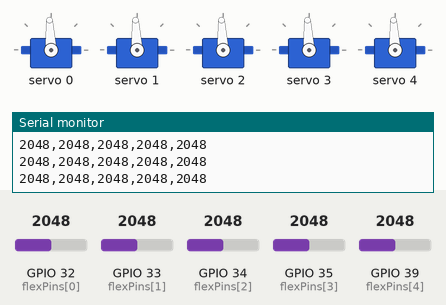
Simulated run of this sketch. Board: ESP32. On the bench: 5 × servo, the last lines printed to the serial monitor. Inputs (shaded band) come from the test bench; at power-on: GPIO 32 (flexPins[0]) = 2048, GPIO 33 (flexPins[1]) = 2048, GPIO 34 (flexPins[2]) = 2048, GPIO 35 (flexPins[3]) = 2048, GPIO 39 (flexPins[4]) = 2048.

Above: at 1.2 s.
1.3 s: GPIO 32 (flexPins[0]) set to 2540
At 2.5 s:
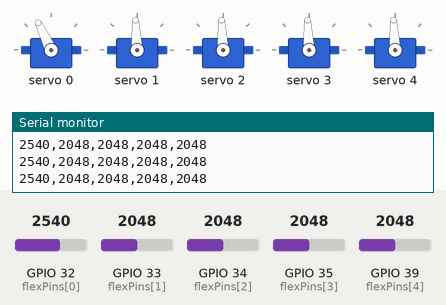
2.8 s: GPIO 33 (flexPins[1]) set to 2540
At 4.0 s:
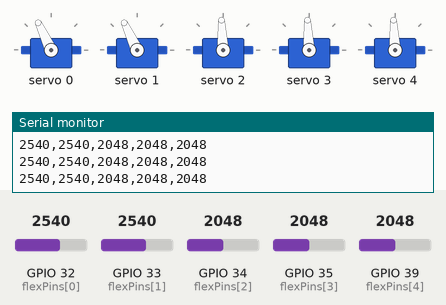
4.3 s: GPIO 34 (flexPins[2]) set to 2540
At 5.1 s:
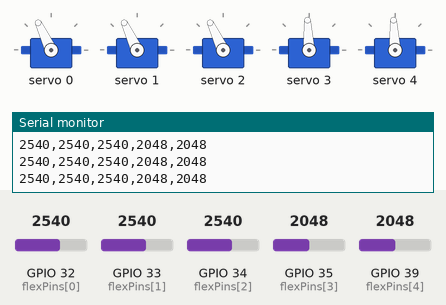
5.8 s: GPIO 35 (flexPins[3]) set to 2540
At 6.1 s:
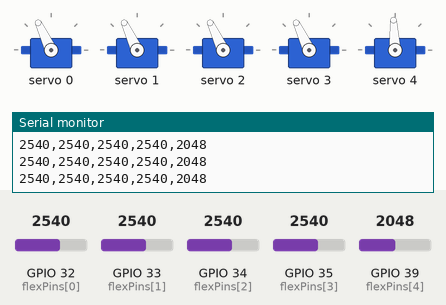
7.3 s: GPIO 39 (flexPins[4]) set to 2540
At 8.3 s:
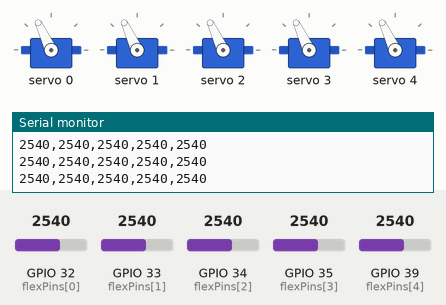
8.8 s: GPIO 32 (flexPins[0]) set to 2866
At 9.3 s:
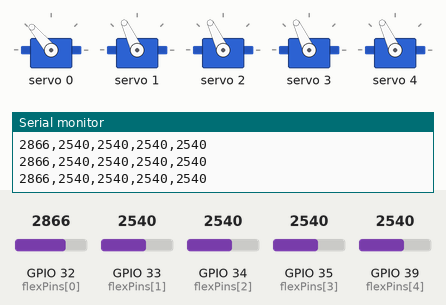
Timing chart, 0 to 11.3 s (numbered marks = the images above; inputs shaded):
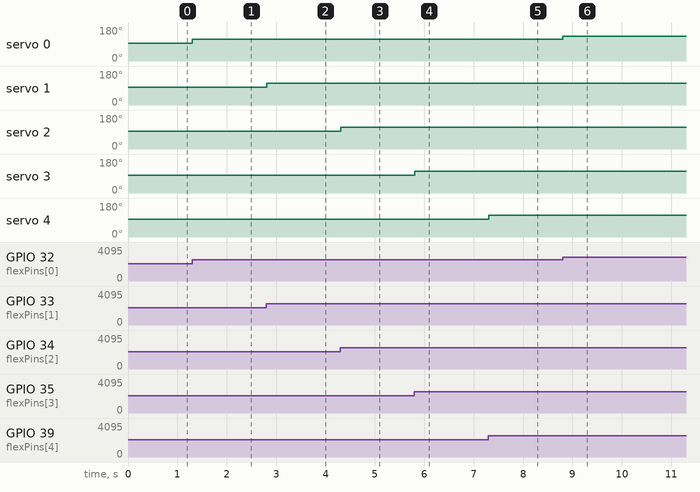

Measured:
- after the input at 1.3 s, servo 0: 93° → 115° at once
- after the input at 2.8 s, servo 1: 93° → 115° at once
- after the input at 4.3 s, servo 2: 93° → 115° at once
- after the input at 5.8 s, servo 3: 93° → 115° at once
- after the input at 7.3 s, servo 4: 93° → 115° at once
- after the input at 8.8 s, servo 0: 115° → 130° at once

The sketch:

glove_sensor_reader.ino
```cpp
/*
  Dumm-E ESP32 DevKit v1 Controller
  ---------------------------------
  Reads 5 flex sensors from glove, maps values to servo angles,
  and drives servos through PCA9685 over I2C.
*/

#include <Wire.h>
#include <Adafruit_PWMServoDriver.h>
#include <math.h>

#define NUM_SENSORS 5
#define NUM_SERVOS 5

// ESP32 DevKit v1 defaults (configurable)
const int I2C_SDA_PIN = 21;
const int I2C_SCL_PIN = 22;
const uint8_t PCA9685_ADDR = 0x40;

// Use ESP32 ADC1 pins for stable reads
const int flexPins[NUM_SENSORS] = {32, 33, 34, 35, 39};
const uint8_t servoChannels[NUM_SERVOS] = {0, 1, 2, 3, 4};
bool servoReverse[NUM_SERVOS] = {false, false, false, false, false};

int flexVals[NUM_SENSORS];

// Calibration values (full-range uncalibrated defaults; replace after glove calibration)
const int flexMin[NUM_SENSORS] = {0, 0, 0, 0, 0};
const int flexMax[NUM_SENSORS] = {4095, 4095, 4095, 4095, 4095};

const int minAngle = 0;
const int maxAngle = 180;
const int servoMinPulseUs = 500;
const int servoMaxPulseUs = 2500;
const int pcaResolution = 4096;  // 12-bit
const int pwmPeriodUs = 20000;   // 50Hz

Adafruit_PWMServoDriver pca9685 = Adafruit_PWMServoDriver(PCA9685_ADDR);

int flexToAngle(int flexVal, int inMin, int inMax, bool reverse = false) {
  flexVal = constrain(flexVal, inMin, inMax);
  int angle = map(flexVal, inMin, inMax, minAngle, maxAngle);
  if (reverse) {
    angle = maxAngle - (angle - minAngle);
  }
  return constrain(angle, minAngle, maxAngle);
}

void setServoAngle(uint8_t channel, int angle) {
  angle = constrain(angle, minAngle, maxAngle);
  int pulseUs = map(angle, minAngle, maxAngle, servoMinPulseUs, servoMaxPulseUs);
  int pwmTicks = lround((pulseUs * pcaResolution * 1.0) / pwmPeriodUs);
  pca9685.setPWM(channel, 0, pwmTicks);
}

void setup() {
  Serial.begin(115200);
  for (int i = 0; i < NUM_SENSORS; i++) {
    pinMode(flexPins[i], INPUT);
  }

  Wire.begin(I2C_SDA_PIN, I2C_SCL_PIN);
  pca9685.begin();
  pca9685.setPWMFreq(50);
  delay(10);

  Serial.println("ESP32 + PCA9685 controller ready");
}

void loop() {
  for (int i = 0; i < NUM_SENSORS; i++) {
    int raw = analogRead(flexPins[i]);
    flexVals[i] = raw;
    int angle = flexToAngle(raw, flexMin[i], flexMax[i], servoReverse[i]);
    setServoAngle(servoChannels[i], angle);
  }

  // Optional debug stream for calibration/logging
  for (int i = 0; i < NUM_SENSORS; i++) {
    Serial.print(flexVals[i]);
    if (i < NUM_SENSORS - 1) {
      Serial.print(",");
    }
  }
  Serial.println();

  delay(10);
}

/*
  ==== Flex Sensor Calibration (ESP32) ====
  - Upload this sketch with board set to "ESP32 Dev Module".
  - Open Serial Monitor at 115200 baud.
  - Note readings when fingers are straight -> flexMin[].
  - Note readings when fingers are fully bent -> flexMax[].
  - Update arrays and re-upload.
*/
```
